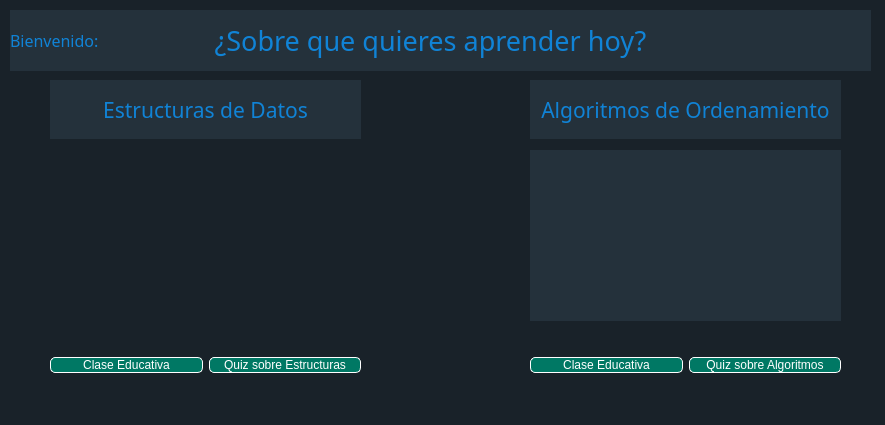
<?xml version="1.0" encoding="UTF-8"?>
<ui version="4.0">
 <class>MenuPrincipal</class>
 <widget class="QMainWindow" name="MenuPrincipal">
  <property name="geometry">
   <rect>
    <x>0</x>
    <y>0</y>
    <width>885</width>
    <height>425</height>
   </rect>
  </property>
  <property name="minimumSize">
   <size>
    <width>885</width>
    <height>424</height>
   </size>
  </property>
  <property name="maximumSize">
   <size>
    <width>885</width>
    <height>425</height>
   </size>
  </property>
  <property name="windowTitle">
   <string>Menú Principal</string>
  </property>
  <property name="styleSheet">
   <string notr="true">background-color: rgb(25, 34, 41);
</string>
  </property>
  <widget class="QWidget" name="centralwidget">
   <widget class="QLabel" name="label_3">
    <property name="geometry">
     <rect>
      <x>10</x>
      <y>10</y>
      <width>101</width>
      <height>61</height>
     </rect>
    </property>
    <property name="font">
     <font>
      <family>Arial Rounded MT Bold</family>
      <pointsize>12</pointsize>
     </font>
    </property>
    <property name="styleSheet">
     <string notr="true">background-color: rgb(33, 46, 54);
background-color: rgb(36, 49, 59);
border-top-color: rgb(42, 59, 71);
border-right-color: rgb(42, 59, 71);
border-buttom-color: rgb(42, 59, 71);
border-left-color: rgb(42, 59, 71);
color: rgb(16, 131, 214);

</string>
    </property>
    <property name="text">
     <string>Bienvenido:</string>
    </property>
   </widget>
   <widget class="QLabel" name="iD">
    <property name="geometry">
     <rect>
      <x>110</x>
      <y>10</y>
      <width>121</width>
      <height>61</height>
     </rect>
    </property>
    <property name="font">
     <font>
      <family>Arial Rounded MT Bold</family>
      <pointsize>12</pointsize>
     </font>
    </property>
    <property name="styleSheet">
     <string notr="true">background-color: rgb(33, 46, 54);
background-color: rgb(36, 49, 59);
border-top-color: rgb(42, 59, 71);
border-right-color: rgb(42, 59, 71);
border-buttom-color: rgb(42, 59, 71);
border-left-color: rgb(42, 59, 71);
color: rgb(16, 131, 214);</string>
    </property>
    <property name="text">
     <string/>
    </property>
    <property name="scaledContents">
     <bool>true</bool>
    </property>
   </widget>
   <widget class="QLabel" name="label_4">
    <property name="geometry">
     <rect>
      <x>200</x>
      <y>10</y>
      <width>461</width>
      <height>61</height>
     </rect>
    </property>
    <property name="font">
     <font>
      <family>Arial Rounded MT Bold</family>
      <pointsize>20</pointsize>
     </font>
    </property>
    <property name="layoutDirection">
     <enum>Qt::LeftToRight</enum>
    </property>
    <property name="styleSheet">
     <string notr="true">background-color: rgb(33, 46, 54);
background-color: rgb(36, 49, 59);
border-top-color: rgb(42, 59, 71);
border-right-color: rgb(42, 59, 71);
border-buttom-color: rgb(42, 59, 71);
border-left-color: rgb(42, 59, 71);
color: rgb(16, 131, 214);
</string>
    </property>
    <property name="text">
     <string>¿Sobre que quieres aprender hoy?</string>
    </property>
    <property name="alignment">
     <set>Qt::AlignCenter</set>
    </property>
   </widget>
   <widget class="QLabel" name="label_5">
    <property name="geometry">
     <rect>
      <x>530</x>
      <y>150</y>
      <width>311</width>
      <height>171</height>
     </rect>
    </property>
    <property name="styleSheet">
     <string notr="true">background-color: rgb(33, 46, 54);
background-color: rgb(36, 49, 59);
border-top-color: rgb(42, 59, 71);
border-right-color: rgb(42, 59, 71);
border-buttom-color: rgb(42, 59, 71);
border-left-color: rgb(42, 59, 71);
color: rgb(16, 131, 214);
</string>
    </property>
    <property name="text">
     <string/>
    </property>
    <property name="pixmap">
     <pixmap resource="imagenes.qrc">:/images/images/ordenamiento.png</pixmap>
    </property>
    <property name="scaledContents">
     <bool>true</bool>
    </property>
   </widget>
   <widget class="QLabel" name="label_6">
    <property name="geometry">
     <rect>
      <x>48</x>
      <y>148</y>
      <width>311</width>
      <height>171</height>
     </rect>
    </property>
    <property name="text">
     <string/>
    </property>
    <property name="pixmap">
     <pixmap resource="imagenes.qrc">:/images/images/Menu_Est.jpg</pixmap>
    </property>
    <property name="scaledContents">
     <bool>true</bool>
    </property>
   </widget>
   <widget class="QWidget" name="horizontalLayoutWidget">
    <property name="geometry">
     <rect>
      <x>50</x>
      <y>330</y>
      <width>311</width>
      <height>71</height>
     </rect>
    </property>
    <layout class="QHBoxLayout" name="horizontalLayout">
     <item>
      <widget class="QPushButton" name="ClaseAlgoritmos">
       <property name="styleSheet">
        <string notr="true">border-style: solid;
border-width: 1px;
;
background-color: rgb(0, 120, 100);
color: rgb(255, 255, 255);
border-radius: 5px;</string>
       </property>
       <property name="text">
        <string>Clase Educativa</string>
       </property>
       <property name="icon">
        <iconset resource="imagenes.qrc">
         <normaloff>:/images/images/Clase.png</normaloff>:/images/images/Clase.png</iconset>
       </property>
      </widget>
     </item>
     <item>
      <widget class="QPushButton" name="quizAlgoritmos">
       <property name="styleSheet">
        <string notr="true">border-style: solid;
border-width: 1px;
;
background-color: rgb(0, 120, 100);
color: rgb(255, 255, 255);
border-radius: 5px;</string>
       </property>
       <property name="text">
        <string>Quiz sobre Estructuras</string>
       </property>
       <property name="icon">
        <iconset resource="imagenes.qrc">
         <normaloff>:/images/images/quiz.png</normaloff>:/images/images/quiz.png</iconset>
       </property>
      </widget>
     </item>
    </layout>
   </widget>
   <widget class="QWidget" name="horizontalLayoutWidget_2">
    <property name="geometry">
     <rect>
      <x>530</x>
      <y>330</y>
      <width>311</width>
      <height>71</height>
     </rect>
    </property>
    <layout class="QHBoxLayout" name="horizontalLayout_2">
     <item>
      <widget class="QPushButton" name="ClaseOrdenamieto">
       <property name="styleSheet">
        <string notr="true">border-style: solid;
border-width: 1px;
;
background-color: rgb(0, 120, 100);
color: rgb(255, 255, 255);
border-radius: 5px;</string>
       </property>
       <property name="text">
        <string>Clase Educativa</string>
       </property>
       <property name="icon">
        <iconset resource="imagenes.qrc">
         <normaloff>:/images/images/Clase.png</normaloff>:/images/images/Clase.png</iconset>
       </property>
      </widget>
     </item>
     <item>
      <widget class="QPushButton" name="quizOrdenamieto">
       <property name="styleSheet">
        <string notr="true">border-style: solid;
border-width: 1px;
;
background-color: rgb(0, 120, 100);
color: rgb(255, 255, 255);
border-radius: 5px;</string>
       </property>
       <property name="text">
        <string>Quiz sobre Algoritmos</string>
       </property>
       <property name="icon">
        <iconset resource="imagenes.qrc">
         <normaloff>:/images/images/quiz.png</normaloff>:/images/images/quiz.png</iconset>
       </property>
      </widget>
     </item>
    </layout>
   </widget>
   <widget class="QLabel" name="label">
    <property name="geometry">
     <rect>
      <x>50</x>
      <y>80</y>
      <width>311</width>
      <height>59</height>
     </rect>
    </property>
    <property name="font">
     <font>
      <family>Arial Rounded MT Bold</family>
      <pointsize>16</pointsize>
     </font>
    </property>
    <property name="styleSheet">
     <string notr="true">background-color: rgb(33, 46, 54);
background-color: rgb(36, 49, 59);
border-top-color: rgb(42, 59, 71);
border-right-color: rgb(42, 59, 71);
border-buttom-color: rgb(42, 59, 71);
border-left-color: rgb(42, 59, 71);
color: rgb(16, 131, 214);
</string>
    </property>
    <property name="text">
     <string>Estructuras de Datos</string>
    </property>
    <property name="alignment">
     <set>Qt::AlignCenter</set>
    </property>
   </widget>
   <widget class="QLabel" name="label_2">
    <property name="geometry">
     <rect>
      <x>530</x>
      <y>80</y>
      <width>311</width>
      <height>59</height>
     </rect>
    </property>
    <property name="font">
     <font>
      <family>Arial Rounded MT Bold</family>
      <pointsize>16</pointsize>
     </font>
    </property>
    <property name="styleSheet">
     <string notr="true">background-color: rgb(33, 46, 54);
background-color: rgb(36, 49, 59);
border-top-color: rgb(42, 59, 71);
border-right-color: rgb(42, 59, 71);
border-buttom-color: rgb(42, 59, 71);
border-left-color: rgb(42, 59, 71);
color: rgb(16, 131, 214);
</string>
    </property>
    <property name="text">
     <string>Algoritmos de Ordenamiento</string>
    </property>
    <property name="scaledContents">
     <bool>true</bool>
    </property>
    <property name="alignment">
     <set>Qt::AlignCenter</set>
    </property>
   </widget>
   <widget class="QLabel" name="iD_2">
    <property name="geometry">
     <rect>
      <x>660</x>
      <y>10</y>
      <width>211</width>
      <height>61</height>
     </rect>
    </property>
    <property name="font">
     <font>
      <family>Arial Rounded MT Bold</family>
      <pointsize>12</pointsize>
     </font>
    </property>
    <property name="styleSheet">
     <string notr="true">background-color: rgb(33, 46, 54);
background-color: rgb(36, 49, 59);
border-top-color: rgb(42, 59, 71);
border-right-color: rgb(42, 59, 71);
border-buttom-color: rgb(42, 59, 71);
border-left-color: rgb(42, 59, 71);
color: rgb(16, 131, 214);</string>
    </property>
    <property name="text">
     <string/>
    </property>
    <property name="scaledContents">
     <bool>true</bool>
    </property>
   </widget>
  </widget>
  <widget class="QStatusBar" name="statusbar"/>
 </widget>
 <resources>
  <include location="imagenes.qrc"/>
 </resources>
 <connections/>
</ui>
